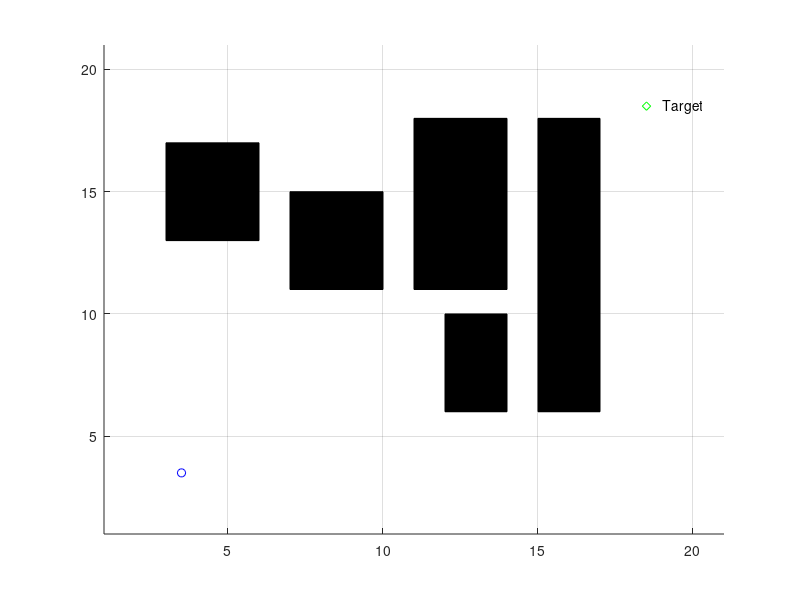

The MATLAB script that drew this image: (Note: this script raises an error after producing the figure.)

clc
clear
close all

%% 初始化地图
max_x=20;
max_y=20;

environment=2*(ones(max_x,max_y));

j=0;
x_val = 1;
y_val = 1;
axis([1 max_x+1 1 max_y+1])
grid on;
hold on;
n=0;

xval=18;
yval=18;
x_target=xval;
y_target=yval;

environment(xval,yval)=0;%Initialize environment with location of the target
plot(xval+.5,yval+.5,'gd');
text(xval+1,yval+.5,'Target')

% obstacle 1
for i = 3:5
    for j = 13:16
        environment(i,j) = -1;
        %plot(i+.5,j+.5,'rd');
    end
end
x = [3, 6, 6, 3];
y = [13, 13, 17, 17];

fill(x,y,'k');
% obstacle 2
for i = 7:9
    for j = 11:14
        environment(i,j) = -1;
        %plot(i+.5,j+.5,'rd');
    end
end

x = [7, 10, 10, 7];
y = [11, 11, 15, 15];

fill(x,y,'k');

% obstacle 3
for i = 11:13
    for j = 11:17
        environment(i,j) = -1;
        %plot(i+.5,j+.5,'rd');
    end
end
x = [11, 14, 14, 11];
y = [11, 11, 18, 18];

fill(x,y,'k');
% obstacle 4
for i = 12:13
    for j = 6:9
        environment(i,j) = -1;
        %plot(i+.5,j+.5,'rd');
    end
end

x = [12, 14, 14, 12];
y = [6, 6, 10, 10];

fill(x,y,'k');

% obstacle 5
for i = 15:16
    for j = 6:17
        environment(i,j) = -1;
        %plot(i+.5,j+.5,'rd');
    end
end

x = [15, 17, 17, 15];
y = [6, 6, 18, 18];

fill(x,y,'k');

%plot(19+.5,19+.5,'gd');
%% 获取起始信息和障碍物信息
xval=3;
yval=3;
x_start=xval;%Starting Position
y_start=yval;%Starting Position

environment(xval,yval)=1;
plot(xval+.5,yval+.5,'bo');

valid=[]; % x | y | parent_x | parent_y | h(n) | g(n) | f(n)

in_valid=[]; % x | y

k=1;
for i=1:max_x
    for j=1:max_y
        if(environment(i,j) == -1) % check if obstacle
            in_valid(k,1)=i;
            in_valid(k,2)=j;
            k=k+1;
        end
    end
end
in_valid_size=size(in_valid,1);

cell_x=x_start;
cell_y=y_start;
valid_size=1; % initialize size of valid_list
path_cost=0;
goal_distance=sqrt((cell_x-x_target)^2 + (cell_y-y_target)^2);

new_row=[1,8];
new_row(1,1)=1;
new_row(1,2)=cell_x;
new_row(1,3)=cell_y;
new_row(1,4)=cell_x; % parent x
new_row(1,5)=cell_y; % parent y
new_row(1,6)=path_cost; % h
new_row(1,7)=goal_distance; % g
new_row(1,8)=goal_distance; % f

valid(valid_size,:)=new_row; % initializing path with start position
valid(valid_size,1)=0;

in_valid_size=in_valid_size+1;
in_valid(in_valid_size,1)=cell_x; % make it invalid for further iterations
in_valid(in_valid_size,2)=cell_y;

path_not_found=1;
obstacle_was_detected = 0;

% disp('Valid in the beginning');
% valid
% disp('In valid in the beginning');
% in_valid

while 1 % it will be broke only if no new obstacle gets detected just like in A*
    
    while((cell_x ~= x_target || cell_y ~= y_target) && path_not_found == 1)
        % x | y | h | g | f
        if obstacle_was_detected == 1
            fprintf('Value of cell x : %d celly : %d\n',cell_x,cell_y);
        end
        fprintf('Value of cell x : %d celly : %d\n',cell_x,cell_y);
        successors=explore_successors(cell_x,cell_y,path_cost,x_target,y_target,in_valid,max_x,max_y);
        successors_size=size(successors,1);
        for i=1:successors_size
            flag=0;
            for j=1:valid_size
                if(successors(i,1) == valid(j,2) && successors(i,2) == valid(j,3) ) % if successor same as already existing cell inpath
                    %             disp('valid')
                    %             valid
                    %             disp(' ');
                    valid(j,8)=min(valid(j,8),successors(i,5)); % check for minimum f and then pick it
                    if valid(j,8) == successors(i,5)
                        valid(j,4)=cell_x;% parent x
                        valid(j,5)=cell_y;% parent y
                        valid(j,6)=successors(i,3); % h
                        valid(j,7)=successors(i,4); % g
                    end;
                    flag=1;
                end;
            end;
            if flag == 0 % if new cell with minimum f(n) then add to valid_path
                valid_size= valid_size+1;
                new_row=[1,8];
                new_row(1,1)=1;
                new_row(1,2)=successors(i,1);
                new_row(1,3)=successors(i,2);
                new_row(1,4)=cell_x; % parent x
                new_row(1,5)=cell_y; % parent y
                new_row(1,6)=successors(i,3); % h
                new_row(1,7)=successors(i,4); % g
                new_row(1,8)=successors(i,5); % f
                valid(valid_size,:)= new_row;
            end;
        end;
        
        index_min_cell = min_f(valid,valid_size,x_target,y_target);
        if (index_min_cell ~= -1) % if index with minimum fn is obstacle no path exists
            cell_x=valid(index_min_cell,2);
            cell_y=valid(index_min_cell,3);
            path_cost=valid(index_min_cell,6);
            
            in_valid_size=in_valid_size+1; % put the cell in_valid so we dont come back on it again
            in_valid(in_valid_size,1)=cell_x;
            in_valid(in_valid_size,2)=cell_y;
            valid(index_min_cell,1)=0;
            %valid
            %in_valid
        else
            path_not_found=0;
        end
    end
    
    % backtracking to find the path
    
    i=size(in_valid,1);
    path=[];
    xval=in_valid(i,1); % pick last in in_valid_list that must be target
    yval=in_valid(i,2);
    i=1;
    path(i,1)=xval;
    path(i,2)=yval;
    i=i+1;
    
    if ( (xval == x_target) && (yval == y_target))
        % obstacle 5
        %     tappi = size(in_valid,1) + 1;
        %     for p = 15:16                 %11:13 % w.r.t obstacle 3
        %         for q = 6:17              %11:17
        %             environment(p,q) = -1;
        %             in_valid(tappi,1) = p;
        %             in_valid(tappi,2) = q;
        %             tappi = tappi + 1;
        %             %plot(i+.5,j+.5,'rd');
        %         end
        %     end
        %     in_valid_size= size(in_valid,1);
        %     x = [15, 17, 17, 15];
        %     y = [6, 6, 18, 18];
        %     x = [11, 14, 14, 11]; % with respect to obstacle 3
        %     y = [11, 11, 18, 18];
        
        fill(x,y,'k');
        inode=0;
        parent_x=valid(find((valid(:,2) == xval) & (valid(:,3) == yval),1),4);
        parent_y=valid(find((valid(:,2) == xval) & (valid(:,3) == yval),1),5);
        
        while( parent_x ~= x_start || parent_y ~= y_start)
            path(i,1) = parent_x;
            path(i,2) = parent_y;
            
            inode=find((valid(:,2) == parent_x) & (valid(:,3) == parent_y),1);
            parent_x=valid(inode,4);
            parent_y=valid(inode,5);
            i=i+1;
        end
        % plottin path
        obstacle_was_detected = 0;
        j=size(path,1);
        p=plot(path(j,1)+.5,path(j,2)+.5,'bo');
        %j=j-1;
        for i=j:-1:1
            
            pause(.25);
            fprintf('Path X : %d Y : %d\n',path(i,1),path(i,2));
            
            % -------------------------check if environment is altered -------------
            if environment(path(i,1),path(i,2)) == -1
                
                disp ('obstacle detected');
                if(obstacle_was_detected == 0)
                    
                    % we will start computing the path from the parent path where
                    % obstacle was first foun
                    cell_x = valid(find((valid(:,2) == path(i,1)) & (valid(:,3) == path(i,2)),1),4);
                    cell_y=valid(find((valid(:,2) == path(i,1)) & (valid(:,3) == path(i,2)),1),5);
                    path_cost=valid(find((valid(:,2) == path(i,1)) & (valid(:,3) == path(i,2)),1),6);
                    
                end
                
                obstacle_was_detected = 1;
                
                % remove obstacles from valid list
                [valid, valid_size] = remove(valid,path(i,1),path(i,2));
                valid = increase_f(valid,path(i,1), path(i,2),in_valid,max_x,max_y);
                
                %disp('Valid after increasing');
                %valid
                
            elseif obstacle_was_detected == 0
                
                set(p,'XData',path(i,1)+.5,'YData',path(i,2)+.5);
                drawnow ;
                
            else
                %     fprintf('Removing X : %d Y : %d from invalid\n',path(i,1),path(i,2));
                %     [x, y] = size(in_valid);
                %     fprintf('Initial Size : %d x %d\n', x,y);
                
                in_valid(find((in_valid(:,1) == path(i,1)) & (in_valid(:,2) == path(i,2)),1),:) = [];
                
                %     [x, y] = size(in_valid);
                %     fprintf('Final Size : %d x %d\n', x,y);
                
                valid = increase_f(valid,path(i,1), path(i,2),in_valid,max_x,max_y); % updating costs
                
            end
            
        end
        if obstacle_was_detected == 0
            
            plot(path(:,1)+.5,path(:,2)+.5);
            break
            
        else
            
            continue
            
        end
        
    else
        
        disp( 'Sorry, No path exists to the Target!');
        break
        
    end
    
end
